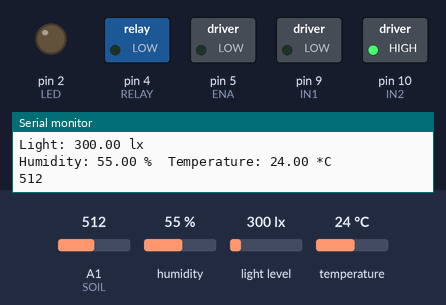
A sketch run on a simulated Arduino Uno, built with avr-gcc and run on an emulated ATmega328P. Parts: switched loads named in the sketch (green lamp = pin HIGH), output pins drawn as LEDs (lit = HIGH), the last lines printed to the serial monitor. The test bench sets the inputs (shaded band); at power-on: A1 (SOIL) = 512, humidity 55 %, light level 300 lx, temperature 24 °C.

Above: at 1.8 s.
1.9 s: A1 (SOIL) set to 889
3.4 s: A1 (SOIL) set to 908
At 4.4 s:
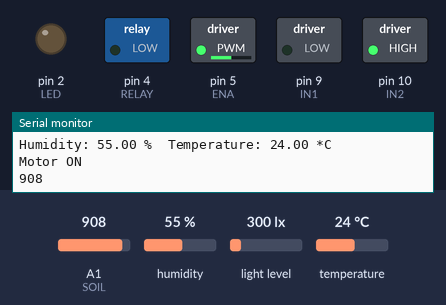
5.5 s: humidity set to 79 %
7.2 s: humidity set to 82 %
At 9.2 s:
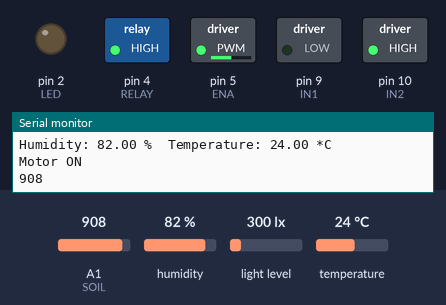
9.5 s: light level set to 105 lx
11.3 s: light level set to 91 lx
At 13.0 s:
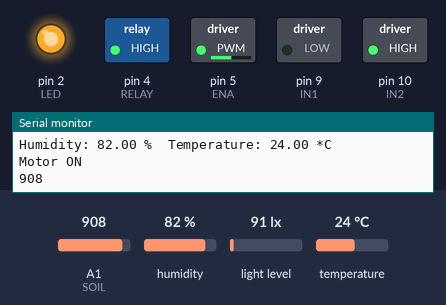
Timing chart, 0 to 14.5 s (numbered marks = the images above; inputs shaded):
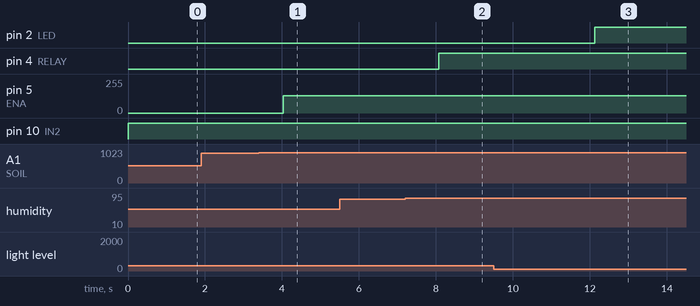

Measured:
- the behaviour switches between 900 and 901 on A1 (SOIL) (found by bisection; images 0 and 1)
- the behaviour switches between 80 and 81 % on humidity (found by bisection; images 1 and 2)
- the behaviour switches between 101 and 100 lx on light level (found by bisection; images 2 and 3)
- after the input at 3.4 s, pin 5 (ENA): 0/255 → 128/255 after 0.63 s
- after the input at 7.2 s, pin 4 (RELAY): LOW → HIGH after 0.88 s
- after the input at 11.3 s, pin 2 (LED): LOW → HIGH after 0.83 s

The sketch:

draft.ino
```cpp
#include <Wire.h>
#include <BH1750.h>
#include "DHT.h"

#define DHTTYPE DHT22

const int LED = 2;
const int DHTPIN = 3;
const int RELAY = 4;
const int SOIL = A1;

BH1750 lightMeter;
DHT dht(DHTPIN, DHTTYPE);

const float lightThreshold = 100.0f;
const float humidityThreshold = 80.0f;
const float temperatureThreshold = 30.0f;
int moistureThreshold = 900;

void setup() {
  Serial.begin(9600);
  Wire.begin();
  lightMeter.begin();
  dht.begin();

  pinMode(LED, OUTPUT);
  pinMode(RELAY, OUTPUT);
  pinMode(SOIL, INPUT);

  pinMode(5, OUTPUT); // ENA
  pinMode(9, OUTPUT); // IN1
  pinMode(10, OUTPUT);// IN2
}

void loop() {
  // put your main code here, to run repeatedly:
  float lux = lightMeter.readLightLevel();
  float humidity = dht.readHumidity();
  float temperature = dht.readTemperature();
  int moisture = analogRead(SOIL);

  Serial.print("Light: ");
  Serial.print(lux);
  Serial.println(" lx");
  if(lux < lightThreshold) digitalWrite(LED, HIGH);
  else          digitalWrite(LED, LOW);

  if (isnan(temperature) || isnan(humidity)) {
    Serial.println("Failed to read from DHT");
  } else {
    Serial.print("Humidity: ");
    Serial.print(humidity);
    Serial.print(" %\t");
    Serial.print("Temperature: ");
    Serial.print(temperature);
    Serial.println(" *C");
  }
  if(humidity > humidityThreshold ||
    temperature > temperatureThreshold) digitalWrite(RELAY, HIGH);
  else digitalWrite(RELAY, LOW);

  if(moisture > moistureThreshold) {
    analogWrite(5, 128);
    Serial.println("Motor ON");
    }
  else analogWrite(5, 0);

  Serial.println(moisture);
  digitalWrite(9, LOW);
  digitalWrite(10, HIGH);

  delay(1000);
}
```
